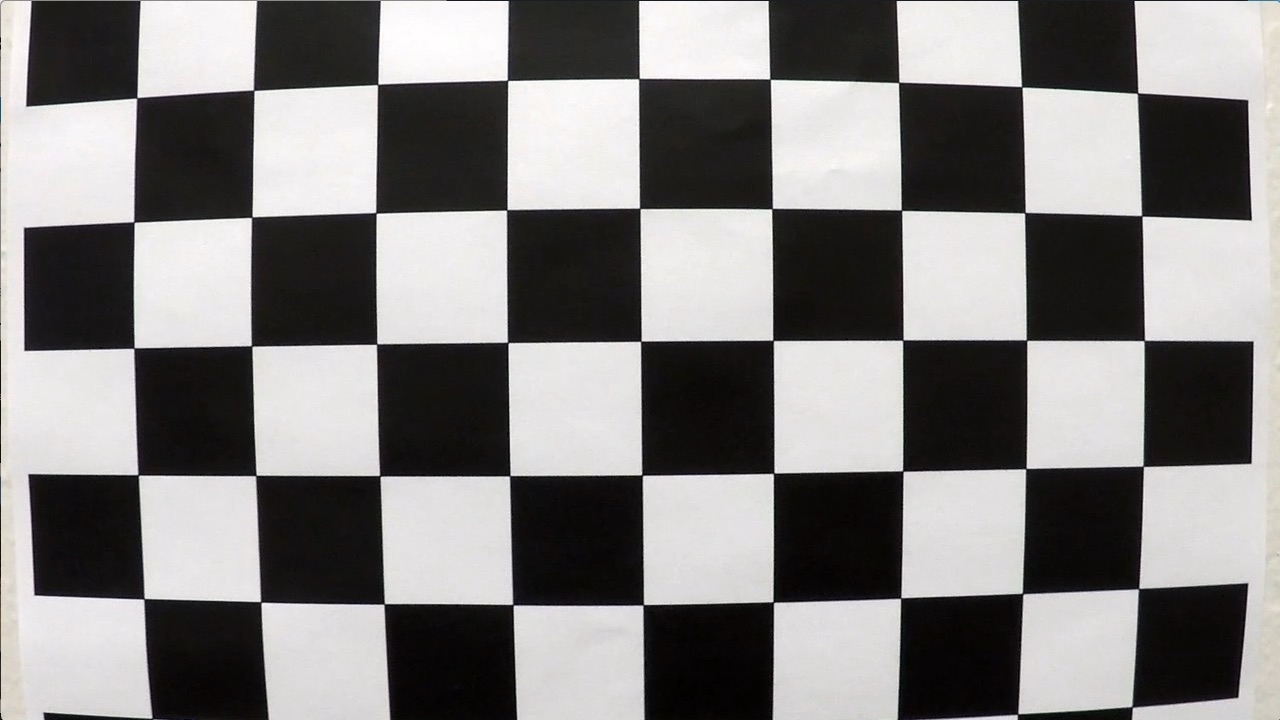
#> input picture CarND-Advanced-Lane-Lines/camera_cal/calibration1.jpg, 1280 x 720 px
$ jupyter execute --allow-errors 'Camera Calibration.ipynb'
#> lines starting #> are read from the running program, lines starting #| are printed output that depends on the picture
[cell 1]
import numpy as np
import matplotlib.pyplot as plt
import matplotlib.image as mpimg
import cv2
import glob

[cell 2]
# Check how many corners
img = mpimg.imread('camera_cal/calibration1.jpg')
#> img is the input picture: shape (720, 1280, 3); mean R, G, B 130.1, 128.4, 127.8
plt.imshow(img)

[cell 3]
nx = 9
ny = 6

[cell 4]
# Read in image names
images = glob.glob('camera_cal/*.jpg')

[cell 5]
# Arrays to store object points and image points from all the images
objpoints = [] # 3D points in real world space
imgpoints = [] # 2D points in image plane

[cell 6]
# Prepare object points, like (0,0,0), (1,0,0), (2,0,0) ... since chess board is flat, z axis == 0
objp = np.zeros((nx*ny,3), np.float32)
objp[:,:2] = np.mgrid[0:nx, 0:ny].T.reshape(-1,2)

[cell 7]
for fname in images:
    img = mpimg.imread(fname)
    img = cv2.cvtColor(img, cv2.COLOR_RGB2GRAY) # convert to grayscale
#> img: shape (720, 1280)
    ret, corners = cv2.findChessboardCorners(img, (nx,ny), None)
#> ret = False; corners = None
    if ret == True: # If the image doesn't contain nx*ny corners, ret will return False
        imgpoints.append(corners)
        objpoints.append(objp)

[cell 8]
# calculate parameters
ret, mtx, dist, rvecs, tvecs = cv2.calibrateCamera(objpoints, imgpoints, img.shape[::-1], None, None)
#> ret = 0.644; mtx = [[1057.6, 0, 691.1], [0, 1058.6, 278], [0, 0, 1]]; dist = [[-0.322, 0.709, 0.013, 0.00946, -1.02]]; rvecs = ([0.424, -0.236, 0.0488], [-0.024, 0.4, -0.0295]); tvecs = ([-2.48, 1.1, 17.79], [-17.95, -0.401, 29.17])
# ture/false, camera matrix, distortion coef, rotation vectors, translation vectors.

[cell 9]
# Apply parameters to undistort a random image from cam_cal images
undist_fname = images[np.random.randint(0,len(images)-1)]
undist_img = mpimg.imread(undist_fname)
dst = cv2.undistort(undist_img, mtx, dist, None, mtx)
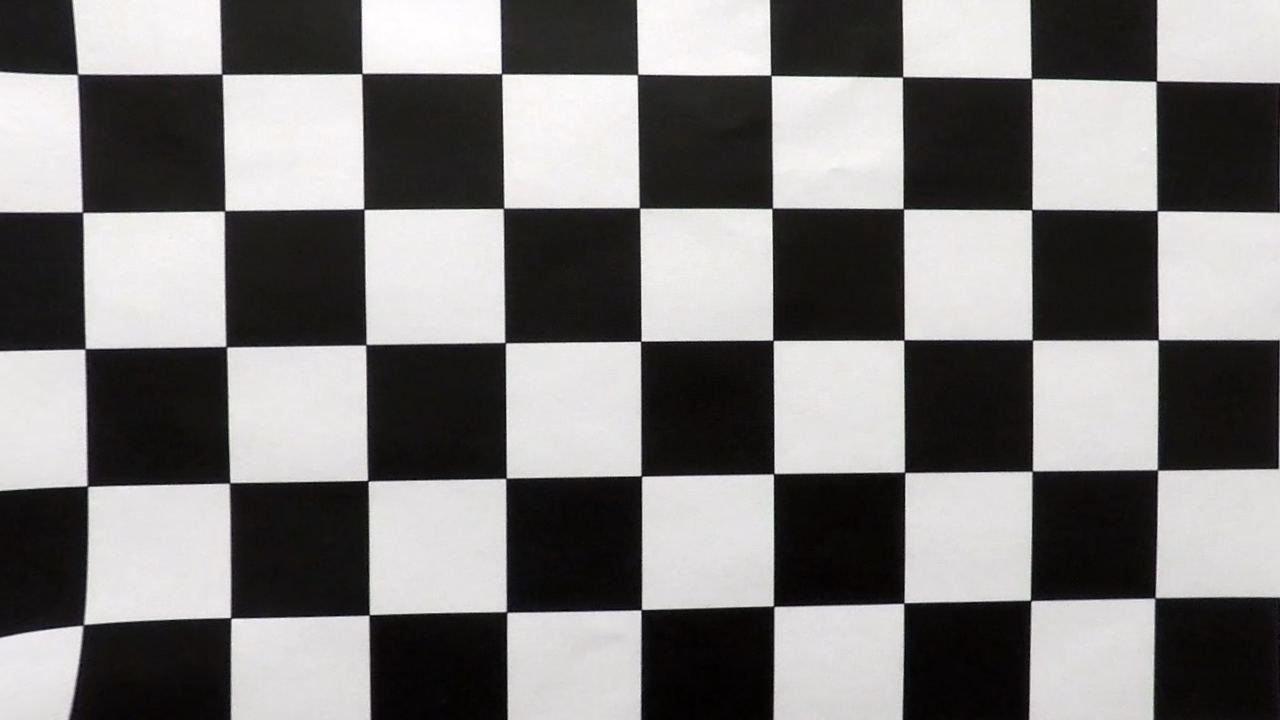
#> dst: shape (720, 1280, 3); mean R, G, B 125.1, 123.5, 123.1

# Plot results and compare with original
f, (ax1, ax2) = plt.subplots(1,2,figsize = (24,9))
f.tight_layout()
ax1.imshow(dst)
ax1.set_title('undistorted image', fontsize=50)
ax2.imshow(undist_img)
ax2.set_title(undist_fname, fontsize=50)
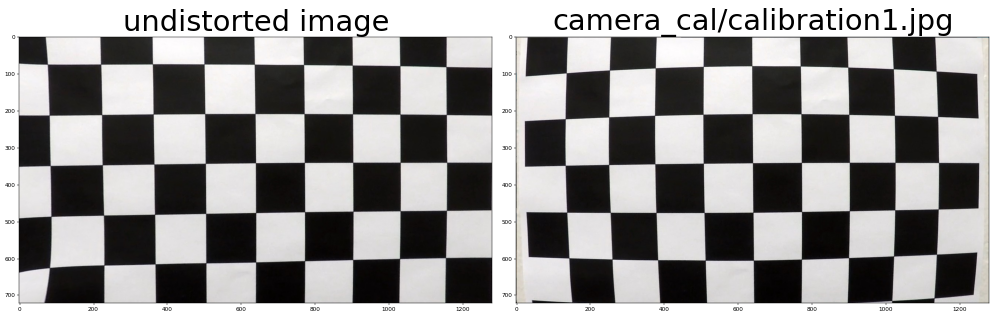
#> figure drawn by matplotlib, 2 panels
